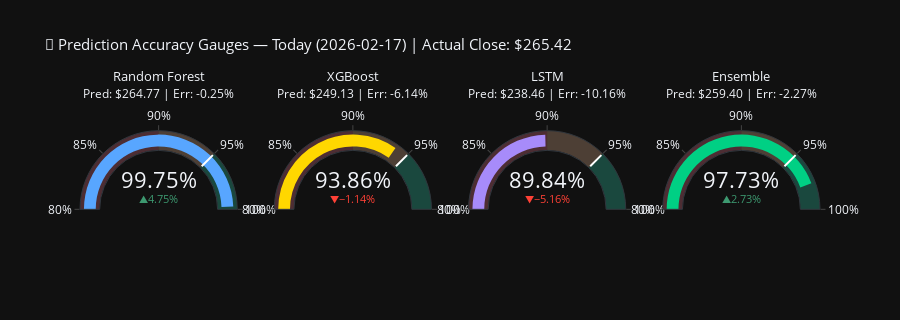

Notebook cell for this chart:
### Code cell
# ─── Gauge charts: accuracy for each model for TODAY ─────────────────────────
accuracy_today = [max(0, 100 - abs(pct_err(p, today_actual_close))) 
                  for p in [pred_rf_today, pred_xgb_today, pred_lstm_today, pred_ens_today]]

fig = make_subplots(
    rows=1, cols=4,
    specs=[[{'type': 'indicator'}]*4]
)

for col, (name, acc, pred, color) in enumerate(zip(
    ['Random Forest', 'XGBoost', 'LSTM', 'Ensemble'],
    accuracy_today,
    [pred_rf_today, pred_xgb_today, pred_lstm_today, pred_ens_today],
    ['#58a6ff', '#ffd700', '#a78bfa', '#00d084']
), start=1):
    err = pct_err(pred, today_actual_close)
    fig.add_trace(go.Indicator(
        mode='gauge+number+delta',
        value=acc,
        title=dict(text=f'{name}<br><span style="font-size:12px">Pred: ${pred:.2f} | Err: {err:+.2f}%</span>',
                   font=dict(size=13)),
        delta=dict(reference=95, suffix='%'),
        number=dict(suffix='%', font=dict(size=22)),
        gauge=dict(
            axis=dict(range=[80, 100], ticksuffix='%'),
            bar=dict(color=color, thickness=0.6),
            bgcolor='#21262d',
            bordercolor='#30363d',
            steps=[
                dict(range=[80, 90], color='rgba(255,77,77,0.2)'),
                dict(range=[90, 95], color='rgba(255,166,87,0.2)'),
                dict(range=[95, 100], color='rgba(0,208,132,0.2)'),
            ],
            threshold=dict(line=dict(color='white', width=2), thickness=0.8, value=95)
        )
    ), row=1, col=col)

fig.update_layout(
    template='plotly_dark',
    height=320,
    title=dict(
        text=f'🎯 Prediction Accuracy Gauges — Today ({today_date}) | Actual Close: ${today_actual_close:.2f}',
        font=dict(size=15)
    )
)
fig.show()

### Figure 1 — Plotly figure (JSON) as saved in the notebook; plotly's stock layout.template omitted (floating-point values rounded to 4 significant figures)
{"data": [{"delta": {"reference": 95, "suffix": "%"}, "domain": {"x": [0, 0.2125], "y": [0, 1]}, "gauge": {"axis": {"range": [80, 100], "ticksuffix": "%"}, "bar": {"color": "#58a6ff", "thickness": 0.6}, "bgcolor": "#21262d", "bordercolor": "#30363d", "steps": [{"color": "rgba(255,77,77,0.2)", "range": [80, 90]}, {"color": "rgba(255,166,87,0.2)", "range": [90, 95]}, {"color": "rgba(0,208,132,0.2)", "range": [95, 100]}], "threshold": {"line": {"color": "white", "width": 2}, "thickness": 0.8, "value": 95}}, "mode": "gauge+number+delta", "number": {"font": {"size": 22}, "suffix": "%"}, "title": {"font": {"size": 13}, "text": "Random Forest<br><span style=\"font-size:12px\">Pred: $264.77 | Err: -0.25%</span>"}, "type": "indicator", "value": 99.75}, {"delta": {"reference": 95, "suffix": "%"}, "domain": {"x": [0.2625, 0.475], "y": [0, 1]}, "gauge": {"axis": {"range": [80, 100], "ticksuffix": "%"}, "bar": {"color": "#ffd700", "thickness": 0.6}, "bgcolor": "#21262d", "bordercolor": "#30363d", "steps": [{"color": "rgba(255,77,77,0.2)", "range": [80, 90]}, {"color": "rgba(255,166,87,0.2)", "range": [90, 95]}, {"color": "rgba(0,208,132,0.2)", "range": [95, 100]}], "threshold": {"line": {"color": "white", "width": 2}, "thickness": 0.8, "value": 95}}, "mode": "gauge+number+delta", "number": {"font": {"size": 22}, "suffix": "%"}, "title": {"font": {"size": 13}, "text": "XGBoost<br><span style=\"font-size:12px\">Pred: $249.13 | Err: -6.14%</span>"}, "type": "indicator", "value": 93.86}, {"delta": {"reference": 95, "suffix": "%"}, "domain": {"x": [0.525, 0.7375], "y": [0, 1]}, "gauge": {"axis": {"range": [80, 100], "ticksuffix": "%"}, "bar": {"color": "#a78bfa", "thickness": 0.6}, "bgcolor": "#21262d", "bordercolor": "#30363d", "steps": [{"color": "rgba(255,77,77,0.2)", "range": [80, 90]}, {"color": "rgba(255,166,87,0.2)", "range": [90, 95]}, {"color": "rgba(0,208,132,0.2)", "range": [95, 100]}], "threshold": {"line": {"color": "white", "width": 2}, "thickness": 0.8, "value": 95}}, "mode": "gauge+number+delta", "number": {"font": {"size": 22}, "suffix": "%"}, "title": {"font": {"size": 13}, "text": "LSTM<br><span style=\"font-size:12px\">Pred: $238.46 | Err: -10.16%</span>"}, "type": "indicator", "value": 89.84}, {"delta": {"reference": 95, "suffix": "%"}, "domain": {"x": [0.7875, 1], "y": [0, 1]}, "gauge": {"axis": {"range": [80, 100], "ticksuffix": "%"}, "bar": {"color": "#00d084", "thickness": 0.6}, "bgcolor": "#21262d", "bordercolor": "#30363d", "steps": [{"color": "rgba(255,77,77,0.2)", "range": [80, 90]}, {"color": "rgba(255,166,87,0.2)", "range": [90, 95]}, {"color": "rgba(0,208,132,0.2)", "range": [95, 100]}], "threshold": {"line": {"color": "white", "width": 2}, "thickness": 0.8, "value": 95}}, "mode": "gauge+number+delta", "number": {"font": {"size": 22}, "suffix": "%"}, "title": {"font": {"size": 13}, "text": "Ensemble<br><span style=\"font-size:12px\">Pred: $259.40 | Err: -2.27%</span>"}, "type": "indicator", "value": 97.73}], "layout": {"height": 320, "title": {"font": {"size": 15}, "text": "🎯 Prediction Accuracy Gauges — Today (2026-02-17) | Actual Close: $265.42"}}}
